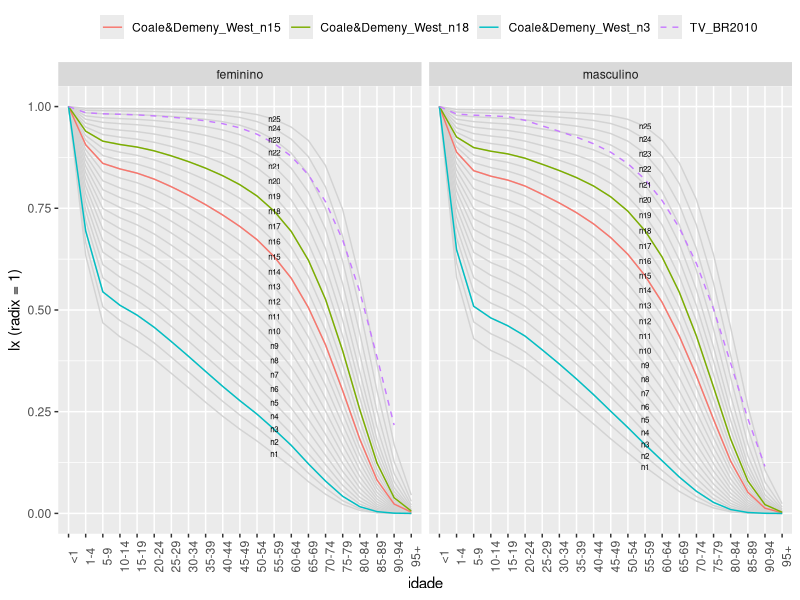

Generate this figure with R:

library(tibble)   # tribble
library(dplyr)    # mutate, transmute, ...
library(tidyr)    # pivot_longer, pivot_wider
library(ggplot2)  # ggplot, geom_line, facet_wrap, ...


## Coale & Demeny West Female Table
lx_west_female <- tribble(
    ~idade, ~n1, ~n2, ~n3, ~n4, ~n5, ~n6, ~n7, ~n8, ~n9, ~n10, ~n11, ~n12, ~n13, ~n14, ~n15, ~n16, ~n17, ~n18, ~n19, ~n20, ~n21, ~n22, ~n23, ~n24, ~n25,
    "0",1,1,1,1,1,1,1,1,1,1,1,1,1,1,1,1,1,1,1,1,1,1,1,1,1,
    "1",0.63444576156,0.66600679776,0.69443807444,0.72026293424,0.74388301408,0.76561315612,0.78570859648,0.80437156132,0.82177757072,0.8380620052,0.8533516382,0.86774307816,0.88120656228,0.893955513242331,0.906058303286453,0.917687051330823,0.928831391467264,0.939480775554604,0.949637305866833,0.959306371080035,0.968828720349441,0.977176716757063,0.984699447041673,0.990942506559241,0.995544922983919,
    "5",0.468360949406297,0.507761947219212,0.544562330219908,0.579062402438027,0.611511703633229,0.642119509240694,0.671068626393251,0.698508256218783,0.724580750831115,0.749393506870836,0.773060282711157,0.795663963517496,0.817475640696605,0.840117139846358,0.860356510155994,0.87953167740773,0.897706326068912,0.91494383554056,0.931322525386227,0.94691550949291,0.961260847454524,0.972590233732232,0.982295013245734,0.989915266002132,0.99522123327378,
    "10",0.434086134078148,0.473962652070875,0.511558519121757,0.54710203554957,0.580787765418741,0.61278233819249,0.643235333795346,0.672269234039261,0.700005784353532,0.726534797048125,0.751957065342626,0.776343749849522,0.799932640276806,0.824559553264191,0.846723366919306,0.867773193525725,0.887768055256039,0.906769502940974,0.924858042426656,0.942110442041313,0.957973845724345,0.97042089133412,0.981028559177848,0.989293197017307,0.994984763660996,
    "15",0.409245662187984,0.449294949615965,0.487320791157807,0.523498755572251,0.557982333716348,0.590905692278219,0.622392639995791,0.652544612426717,0.68146677628026,0.709234663800244,0.735938233765364,0.761638824760697,0.786561232863871,0.812771851844969,0.836334062697354,0.858765221923826,0.880118307845757,0.900450859993073,0.919842444556781,0.938370188549651,0.955340740855171,0.968657905764612,0.979980764141136,0.988766624555165,0.994778407143956,
    "20",0.378961474706503,0.418994567800666,0.45733583991673,0.494097841058544,0.529384207474199,0.563289131265679,0.595904223066087,0.627304323956827,0.657573302220601,0.68676823565288,0.714964768015698,0.742211253951551,0.768699124662184,0.796313343245938,0.821683871062759,0.845913346780291,0.8690429279277,0.891121233711108,0.912223427445547,0.932424612990159,0.951111776947723,0.965787477701379,0.978226260782616,0.987852277532744,0.994402183589486,
    "25",0.344135923214708,0.383861815067095,0.422303484230657,0.45950293441709,0.495506882548276,0.530363055489393,0.564124976166006,0.596835583055085,0.628552716915639,0.659310715046272,0.689167174425977,0.718154031191198,0.746422158974467,0.775384087658935,0.802908877369353,0.829302608956631,0.854588298734276,0.878799903152896,0.902003641343222,0.924269014902087,0.945081250194616,0.961767921456091,0.975723347597056,0.986516675081742,0.993835102562505,
    "30",0.308820314586812,0.347897377461508,0.386134604999317,0.423505627530952,0.460000587831435,0.495619978077574,0.530377766560929,0.564283184549991,0.597365987022796,0.629635700703595,0.66112975718595,0.691861641271477,0.721938270203203,0.752251057949137,0.781972672641169,0.810613636082994,0.838173593081518,0.864666142653801,0.890142935697933,0.914662568308811,0.937815347883545,0.956801020182839,0.97255252875734,0.984770066450748,0.993061604946507,
    "35",0.273118349204317,0.311166729375326,0.348855290359527,0.386093581586091,0.422817074158091,0.458979378861638,0.494554225331794,0.529515867398928,0.563864243272714,0.597582190585357,0.630684924785201,0.66316543838926,0.695083075991721,0.726928974936353,0.758829259793238,0.789753865218342,0.819674599821252,0.848579021108488,0.876497898935813,0.903472407278667,0.929204633445044,0.950626344813428,0.968488398045549,0.982442317167479,0.99197595252982,
    "40",0.23873768430172,0.275347771662087,0.312082571051808,0.348798107684709,0.385382257716483,0.421746374447363,0.457826764287047,0.49356435176013,0.528929865259798,0.56387959094507,0.598406023967439,0.63248100188285,0.666115303316848,0.699487863185733,0.733364151229663,0.766437207932855,0.79864874183004,0.829955621461084,0.86036120785074,0.889881611788212,0.91833300075333,0.942416130651165,0.962808272651399,0.978973349187383,0.990213327591018,
    "45",0.206898367553849,0.241681144211586,0.277043814429416,0.312803942379229,0.348813021179811,0.384948485557851,0.421115308847987,0.457225639265493,0.493224080561606,0.529042744648061,0.564652736746148,0.600005771455395,0.635066022632021,0.669754656730418,0.705214521367833,0.740109806823563,0.774354813984145,0.807875238090143,0.840643416678674,0.872644482076531,0.903749180156887,0.930790130854913,0.954217795537249,0.973261666725348,0.98696205641873,
    "50",0.177770996510456,0.210341507315842,0.243890700586796,0.278214514338105,0.313141384071544,0.348525394193647,0.384248467414194,0.420200656888251,0.456305456287318,0.492475049478626,0.528662070882458,0.564800699421814,0.600812958091367,0.636330976354249,0.672821353605008,0.709037261107005,0.744873399198402,0.780229171365405,0.815047220056304,0.849280052368999,0.882900402167471,0.913176840689445,0.940213777224647,0.963026109572747,0.980350199393539,
    "55",0.145975043824641,0.175597794065015,0.206611289809793,0.238803174432789,0.271988652084164,0.306005575797136,0.340717723594908,0.375996478364183,0.411746114894773,0.447860115537642,0.484272763094892,0.520900539482847,0.557620202526002,0.593763261008133,0.631023399750598,0.668381481798174,0.705717734130169,0.742907629778405,0.779863492504806,0.816501818314151,0.852841185264296,0.887031460062942,0.918658114070802,0.94652757919741,0.969027383852893,
    "60",0.113587240847696,0.139474691526992,0.167115462050598,0.196310673042483,0.226880013498381,0.258659445759381,0.291505971983532,0.325281570858169,0.359878208864438,0.395176520523367,0.431096343848949,0.467539863537481,0.504341343470107,0.540460437680075,0.577881250107058,0.615843086241726,0.654222921982949,0.69288112876393,0.731705118993279,0.770577504149827,0.809678170107436,0.848286064143164,0.885439140209521,0.919810322913534,0.949465461722011,
    "65",0.0779668950959475,0.0988258749827405,0.12174584968427,0.146573318108746,0.173158970655644,0.201358729337912,0.231040406471372,0.262071083022774,0.294341380780409,0.327728393380067,0.362143844319699,0.397481052730832,0.433533956255605,0.46887908988147,0.505673856516076,0.543573356564644,0.582467935616266,0.622216300648943,0.662689813103978,0.703741451001962,0.74563032966533,0.789501509490886,0.833660413827783,0.876755062950665,0.916581243789729,
    "70",0.0470506405024493,0.0621432517146755,0.0793354728864652,0.0985541082048905,0.119714608848269,0.142724633079919,0.167491837732357,0.193915303120532,0.221907635876793,0.251364471883368,0.28220749423423,0.31433858329484,0.347537675221419,0.379938063336694,0.414035279775541,0.449774188635426,0.487089531811575,0.525871178337013,0.566004929397969,0.607342239915421,0.65036872074313,0.698515749989326,0.749394690938427,0.802133932227154,0.854766800392218,
    "75",0.0221684053920912,0.0311600485903683,0.0419434151900285,0.0545444216618808,0.0689669394783251,0.085196697075546,0.103208321838719,0.122960553756289,0.144413915925688,0.167508843647385,0.192199878367497,0.218420674225088,0.245975858796118,0.272783223743456,0.301388590232902,0.332015306618591,0.364673812087322,0.399323627648676,0.435905508980451,0.474312267363316,0.51523427307362,0.564633277869275,0.619660840950161,0.680618097187722,0.746673474236998,
    "80",0.00732598920807079,0.0113047397594389,0.016438314755029,0.0228196054992297,0.0305220105617721,0.0396008683283948,0.050097271003426,0.0620354335935317,0.0754335803696726,0.0902909642659026,0.106609880769587,0.12437368250882,0.143456202172261,0.162104880208973,0.182247286163336,0.204352879720415,0.228511978988516,0.254772938616741,0.283161455778392,0.313654599795329,0.347020258280922,0.390614533517729,0.442011019525173,0.503149650087724,0.575435365019613,
    "85",0.00162413505038006,0.00275829925064598,0.00435877066841908,0.00650982345628856,0.00929140295188504,0.0127776645122825,0.0170368961120424,0.0221292507905158,0.0281104206175014,0.0350253131178657,0.0429175418473304,0.0518188870376692,0.0616938183986113,0.071484665225327,0.0822723261812461,0.0944940839261368,0.108285301543103,0.123762286434681,0.141029461271215,0.160159820500975,0.181831875372298,0.212616671316956,0.251426061315928,0.301515201578838,0.366799330071358,
    "90",0.000172882557401547,0.000333276067243316,0.000588389716506946,0.000969353142553717,0.0015103869730245,0.00224800809512885,0.00322045564317527,0.0044665959231094,0.00602623996365393,0.00793800470162446,0.0102413463953965,0.012973195163718,0.0161469124627983,0.0193811485709826,0.0230552307501405,0.0273949809765546,0.0325028710227069,0.0384829894463554,0.0454424560341903,0.0534819049278467,0.0630135347656203,0.077843429493963,0.098131129138154,0.127004157492453,0.169262465207974,
    "95",0.00000618126399727685,0.0000140502352039618,0.0000286837177554284,0.0000537898376991005,0.0000941706509476873,0.000155780731401453,0.000245767234235537,0.000372425566885522,0.00054525928942431,0.000774753066329158,0.00107258638597441,0.00145118906573501,0.00192015825558574,0.00241987706002726,0.00301343821412668,0.00375364318455215,0.00467428852118326,0.00581396068844411,0.00721667148136136,0.00893016716564189,0.0110863612413817,0.0148024489177717,0.0204368437440494,0.0294998055279815,0.0448479166843185
)

## Coale & Demeny West Male Table
lx_west_male <- tribble(
    ~idade, ~n1, ~n2, ~n3, ~n4, ~n5, ~n6, ~n7, ~n8, ~n9, ~n10, ~n11, ~n12, ~n13, ~n14, ~n15, ~n16, ~n17, ~n18, ~n19, ~n20, ~n21, ~n22, ~n23, ~n24, ~n25,
    "0",1,1,1,1,1,1,1,1,1,1,1,1,1,1,1,1,1,1,1,1,1,1,1,1,1,
    "1",0.58049766038,0.6161452092,0.64826294576,0.67743500634,0.70411607322,0.72865975498,0.75135921514,0.77243970366,0.79209799062,0.81049728764,0.82776256762,0.8440215917,0.859845453367668,0.874883458468235,0.888055778716697,0.900852983627191,0.913237547670869,0.925186968263735,0.936671333005335,0.947683268619837,0.958680750416065,0.9690200418034,0.97839381250045,0.986529910721376,0.992893667171821,
    "5",0.429571292685077,0.470624990071738,0.509067670734534,0.545179123594612,0.579202655761036,0.61134057985521,0.641780120879294,0.670665248839711,0.698136688628905,0.72431658482177,0.749294308986372,0.773180446408687,0.79846268529548,0.821966448627214,0.842369586581117,0.862051884557836,0.881000444579342,0.899228502813804,0.916737187792765,0.93355742637061,0.949387020594024,0.963033176734909,0.975001916632832,0.984926638952758,0.992314914734876,
    "10",0.400538273474059,0.44161734995643,0.480419409366141,0.517153049282893,0.552006775756775,0.585139969780263,0.616706368065491,0.646822618872768,0.675608007007558,0.703167360442375,0.729574923986421,0.754930582233556,0.781926651218862,0.807029453186083,0.828905999059428,0.850083014737147,0.870536735676534,0.890272004685602,0.909281253582517,0.927590105634545,0.944824528036515,0.959710383233357,0.972802502628941,0.983653991905198,0.991711747170695,
    "15",0.381119930695723,0.422077669781735,0.460995969898029,0.49803671337573,0.533351773546335,0.567071365204334,0.59932607593191,0.630213440984409,0.659837479058001,0.688290517606341,0.715635808025789,0.74196521602135,0.770199598361517,0.796328241317667,0.81916929960461,0.841341758605927,0.862813423451031,0.883581954867979,0.903632083058174,0.922983891751058,0.941183430317313,0.956987361249115,0.970938745416583,0.982527870407977,0.991146182784926,
    "20",0.356291587652807,0.396906455340772,0.4357920829474,0.473053116000841,0.508795920285922,0.543114058015967,0.576108634665268,0.607852663334624,0.638430301590797,0.667917454597706,0.696362892846957,0.723847642157769,0.753233104610792,0.780604822825689,0.804641797345199,0.828071826439553,0.850850149998992,0.872962769399412,0.894381576789789,0.915116376665149,0.934712245451122,0.951948630949428,0.96730828721478,0.98018251052991,0.989857277890968,
    "25",0.323386988032438,0.36335264810705,0.402019306812614,0.439417936335889,0.47559531304222,0.510596295780978,0.544482221838719,0.577292668215833,0.60908432343646,0.639910124915603,0.669798448840577,0.698814747089994,0.729694514864653,0.758713697135088,0.784398503511145,0.809566699656655,0.834156138865844,0.858136645662659,0.881462260511741,0.904128460283924,0.92571218597349,0.944961152645446,0.962295201091559,0.976964139357663,0.988104826790113,
    "30",0.289871097593737,0.328919209063225,0.367135960051928,0.404480663490305,0.440940614263513,0.476510981790837,0.51121165340705,0.545046789406796,0.578043419160589,0.610229297619023,0.641610187961581,0.672233875243744,0.7047009328505,0.735488997801149,0.762980318329111,0.790054854208692,0.816632044086531,0.84266483091742,0.86808868117279,0.892884430038556,0.916593718968172,0.937982063216707,0.95738283112269,0.973891293243834,0.986491135076871,
    "35",0.25516465099642,0.292922710195337,0.330361445176884,0.367372155841723,0.403883775987519,0.43984138474979,0.475221975349584,0.509992357911547,0.544147565064482,0.577687702078301,0.61059338564783,0.642892248870261,0.677035526412815,0.709752508114733,0.739190855742855,0.768340012236909,0.797099392776228,0.825403228779513,0.853166066732825,0.880351889685412,0.906372653381546,0.930156088619591,0.951876596274909,0.970452379299924,0.984691111245811,
    "40",0.219613969784273,0.255584376306881,0.291779869509237,0.328032691097482,0.364218603211339,0.400235330090509,0.436017848927025,0.471495510438108,0.506630298902514,0.541393137135844,0.575737703553084,0.609669357488705,0.645471834658983,0.680063466075584,0.711501994449913,0.742828126170152,0.773919547297263,0.80468896331426,0.835025969116088,0.864873236832061,0.893528417179131,0.920146225588005,0.944679687607707,0.965833653606208,0.982186190038691,
    "45",0.183159466220904,0.21669433904766,0.251018627336157,0.285920187731785,0.321231361571296,0.356808892980276,0.392549401396972,0.428346911533906,0.464130938894101,0.499842912275907,0.535408762223699,0.570809985921382,0.60816958806755,0.644541688377723,0.677850560413295,0.711303480293655,0.744757594657304,0.778102592737,0.811198983577237,0.843962056121138,0.875448130527047,0.905510305084794,0.933644650131624,0.958307160908167,0.977760708356498,
    "50",0.148722834858222,0.179178110796341,0.210926225809576,0.24373611575768,0.277416319754254,0.311797863951567,0.346750427653852,0.382141831673347,0.417875662807343,0.453868722596918,0.490023181735641,0.526298749334797,0.56469775386559,0.602150360143969,0.636761264299122,0.671845385522861,0.707248186123106,0.742841635206049,0.77845930604549,0.813987394146804,0.84832694440912,0.882345223331841,0.914959770480875,0.944407731835787,0.968587963005674,
    "55",0.114352855977851,0.140884626233076,0.169151174852423,0.198930210131491,0.230028452685193,0.262268798630735,0.295507451973863,0.32959705892556,0.364423355579641,0.399884669211653,0.435864536731125,0.472303689339182,0.511210979816249,0.54896783954614,0.584238765678483,0.620385322561001,0.657254496710992,0.694710691331774,0.732567777665767,0.770685871718668,0.80777606757692,0.846254937284948,0.884316055812522,0.920070576510739,0.951081648129575,
    "60",0.0833910078477239,0.105356623804179,0.129326461898553,0.155118929429443,0.182567016066973,0.211510173655722,0.24181199195628,0.273328570811397,0.305943122207787,0.339548538842692,0.37402174181284,0.409293025272079,0.447295652795493,0.483981773017671,0.518660293176259,0.554626648579676,0.591749460183057,0.629904171942343,0.668903159153759,0.70859436140952,0.747792340212486,0.790449822689203,0.83423914413253,0.87740042226564,0.917419181979961,
    "65",0.0540445399587125,0.0706562207958936,0.0893591710488994,0.110043547803087,0.132597331470985,0.156902847798622,0.182854051982426,0.210331651753401,0.239234184587963,0.269464652205858,0.300907918238157,0.333494513026633,0.368958066828449,0.403067630212791,0.435773263932977,0.470181397064317,0.506204209300098,0.543749650527108,0.582650908397369,0.622762414180791,0.663117718230272,0.709424572508279,0.75897378025079,0.810441707970049,0.861598861650464,
    "70",0.0302450485065983,0.0413375623988108,0.0543263534696255,0.0691906988802787,0.0858943728309808,0.104385196972204,0.12460999309733,0.146497007093112,0.169981399122108,0.194996339354455,0.221454767426731,0.249303655181849,0.279977971228925,0.309413585394995,0.338102287363646,0.368779881075305,0.401423757338923,0.435999049430036,0.472390802266279,0.510489934495139,0.549713709582074,0.597258534059226,0.650464247201439,0.708899947180792,0.77130579060264,
    "75",0.0133726867705975,0.0194478507225404,0.0269447787049672,0.0359207139888206,0.0464131668141788,0.0584400586220278,0.0720100391492714,0.0871115817597752,0.103730760711036,0.121846347105582,0.141416798708525,0.162420764845814,0.185855829925799,0.208400747849447,0.230800790380465,0.255215444803322,0.281696180010212,0.310280384770286,0.340931723747839,0.373607598575634,0.408146922148746,0.452629658648051,0.504825417236125,0.565678979448192,0.635710733021052,
    "80",0.00389651834603932,0.00627203187831555,0.00944547332445906,0.0135069567984807,0.0185336326738208,0.0245886058940673,0.031725433557097,0.0399821589008003,0.0493905053283778,0.0599736277844476,0.071738267339345,0.0846990747564823,0.0994480593946704,0.113704713030776,0.128211334684739,0.144397982406148,0.162371603783948,0.182230736142426,0.204020665883529,0.227776330368253,0.253653140699957,0.2892388239996,0.333277381602408,0.388093165071281,0.456430336570456,
    "85",0.000773212824231666,0.00137092498112124,0.00224528791551261,0.00345649674584748,0.00506394429271255,0.00712448032502394,0.00969276083429575,0.0128181772537318,0.0165473611455608,0.0209229094818142,0.0259794538092733,0.0317536114838052,0.0385218448864716,0.0451581364872569,0.0521171909263707,0.0601166455255642,0.0692707244726678,0.0796958189489616,0.0914848878191209,0.10472694051097,0.119696582046786,0.141789402346656,0.170922577127521,0.210089879264835,0.26368242068571,
    "90",0.0000723590154315557,0.000145553213773118,0.0002662088332661,0.000451867066748717,0.000722398867834514,0.00109951876319344,0.00160659699460842,0.00226777833360432,0.00310816025836259,0.00415327313381213,0.00542778759247294,0.00695770192205581,0.00883026231938016,0.0107156550277211,0.012772559503725,0.015231198667003,0.0181587751280966,0.0216294700818169,0.0257156796008546,0.0304935705396065,0.0361549312090591,0.0452034028738185,0.0581098441437849,0.0771803770157088,0.106414309087131,
    "95",0.00000225190664918348,0.00000532741631967915,0.0000112410957271001,0.0000216733852024214,0.0000388554719470384,0.0000656097875458697,0.000105394523316254,0.000162278566125876,0.000240980225355301,0.000346841640623338,0.000485693117853551,0.000664077561941559,0.00089610642257287,0.00113992333074812,0.00141999689793955,0.00177226940549012,0.00221414663118222,0.00276645238040612,0.0034523588548578,0.00429844327459112,0.00536285782437546,0.00722875702742187,0.0101680096500026,0.0150620375698094,0.0237291642809883
)

## Tábua de vida masculina do Brasil em 2010
tvbr2010_male <- tribble(
    ~idade, ~populacao, ~obitos, ~mxn, ~x, ~qxn, ~lx, ~dxn, ~Lxn, ~Tx, ~ex,
    "Menos de 1 ano",1378532,25588.2667163595,0.0185619678878398,0,0.01826,100000,1826,98348,7020533,70.21,
    "1 a 4 anos",5638455,4108.84139745182,0.000728717600380215,1,0.00291,98174,286,392012,6922185,70.51,
    "5 a 9 anos",7624144,2569.61227102366,0.000337036167079695,5,0.00168,97889,165,489032,6530174,66.71,
    "10 a 14 anos",8725413,3729.78012260246,0.0004274617284709,10,0.00214,97724,209,488098,6041142,61.82,
    "15 a 19 anos",8558868,15965.1709974369,0.0018653367475041,15,0.00928,97515,905,485314,5553044,56.95,
    "20 a 24 anos",8630229,24378.7493400855,0.0028248090914025,20,0.01403,96610,1355,479663,5067730,52.46,
    "25 a 29 anos",8460995,24047.2189213004,0.00284212659637553,25,0.01411,95255,1344,472915,4588067,48.17,
    "30 a 34 anos",7717658,23575.2546724307,0.00305471616809539,30,0.01516,93911,1423,465996,4115152,43.82,
    "35 a 39 anos",6766664,24179.647446127,0.00357334832143682,35,0.01771,92488,1638,458343,3649155,39.46,
    "40 a 44 anos",6320568,29259.9254379974,0.00462931898493892,40,0.02288,90850,2079,449052,3190812,35.12,
    "45 a 49 anos",5692014,36575.2892105618,0.00642572017752623,45,0.03162,88771,2807,436837,2741761,30.89,
    "50 a 54 anos",4834995,44698.8345359139,0.009244856413691,50,0.04518,85964,3884,420110,2304923,26.81,
    "55 a 59 anos",3902344,50957.5401326354,0.0130581876258565,55,0.06323,82080,5190,397426,1884814,22.96,
    "60 a 64 anos",3041035,55298.8354940522,0.0181842154049697,60,0.08697,76890,6687,367735,1487387,19.34,
    "65 a 69 anos",2224065,59400.3028312914,0.0267079886744728,65,0.12518,70203,8788,329047,1119653,15.95,
    "70 a 74 anos",1667372,67055.8308106221,0.0402164788725144,70,0.18271,61415,11221,279023,790606,12.87,
    "75 a 79 anos",1090517,66656.020859603,0.0611233211949955,75,0.26511,50194,13307,217703,511583,10.19,
    "80 a 84 anos",668623,60517.3834477199,0.0905104721909356,80,0.36905,36887,13613,150403,293880,7.97,
    "85 a 89 anos",310759,41957.8262396213,0.135017252081585,85,0.50472,23274,11747,87003,143477,6.16,
    "90 anos e mais",153740,31380.9199866573,0.204116820519431,90,1,11527,11527,56473,56473,4.9
    )


## Tábua de vida feminina do Brasil em 2010
tvbr2010_female <- tribble(
    ~idade, ~populacao, ~obitos, ~mxn, ~x, ~qxn, ~lx, ~dxn, ~Lxn, ~Tx, ~ex,
    "Menos de 1 ano",1334712,20527.2863359099,0.0153795622845302,0,0.01517,100000,1517,98628,7738217,77.38,
    "1 a 4 anos",5444459,3467.17123487435,0.000636825667136873,1,0.00254,98483,250,393306,7639589,77.57,
    "5 a 9 anos",7345231,1923.65542679923,0.000261891753547196,5,0.00131,98233,129,490842,7246283,73.77,
    "10 a 14 anos",8441348,2444.12197214965,0.000289541667059533,10,0.00145,98104,142,490166,6755441,68.86,
    "15 a 19 anos",8432004,4389.44282621798,0.000520569348190297,15,0.0026,97962,255,489174,6265275,63.96,
    "20 a 24 anos",8614963,5489.0032488777,0.000637147628942539,20,0.00318,97708,311,487761,5776100,59.12,
    "25 a 29 anos",8643419,6856.87407389215,0.000793305759432945,25,0.00396,97397,386,486020,5288339,54.3,
    "30 a 34 anos",8026854,8600.02499146661,0.00107140667956171,30,0.00534,97011,518,483760,4802319,49.5,
    "35 a 39 anos",7121915,10361.8285891158,0.00145492168737141,35,0.00725,96493,699,480716,4318559,44.76,
    "40 a 44 anos",6688796,14424.2520316327,0.00215647958640579,40,0.01072,95794,1027,476399,3837843,40.06,
    "45 a 49 anos",6141338,20408.7777823603,0.00332318100426328,45,0.01648,94766,1562,469927,3361444,35.47,
    "50 a 54 anos",5305407,25911.6663993569,0.00488401104747607,50,0.02413,93205,2249,460401,2891517,31.02,
    "55 a 59 anos",4373877,31287.295322306,0.00715321791680607,55,0.03514,90956,3196,446790,2431116,26.73,
    "60 a 64 anos",3468085,36899.5716470333,0.0106397541141677,60,0.05182,87760,4548,427430,1984327,22.61,
    "65 a 69 anos",2616745,43312.8555243609,0.0165521881285188,65,0.07947,83212,6613,399528,1556896,18.71,
    "70 a 74 anos",2074264,54391.7872669226,0.0262222105127036,70,0.12304,76599,9425,359433,1157368,15.11,
    "75 a 79 anos",1472930,61601.3885018449,0.041822346277043,75,0.18932,67174,12717,304077,797935,11.88,
    "80 a 84 anos",998349,68628.9907929398,0.0687424846350723,80,0.29331,54457,15972,232353,493858,9.07,
    "85 a 89 anos",508724,56774.5452130446,0.111601861152697,85,0.43628,38484,16790,150446,261506,6.8,
    "90 anos e mais",295389,57700.8267792555,0.195338441103953,90,1,21694,21694,111060,111060,5.12
)


## escolha de três níveis de mortalidade aleatoriamente
set.seed(009681)
ns <- paste0( 'n', sort(sample(x = 1:25, size = 3)) ) 

dat <- bind_rows(
    ## Níveis de Mortalidade Coale & Demeny Padrão Oeste
    bind_rows(
        lx_west_female %>% mutate( sexo = 'feminino' ),
        lx_west_male %>% mutate( sexo = 'masculino' )
    ) %>%
    mutate( idade = as.numeric(idade) ) %>%
    select( sexo, idade, n1:n25) %>%
    pivot_longer(
        cols = n1:n25
       ,names_to = 'ref'
       ,values_to = 'lx'
    )
    ## Tábuas de Vida Brasileiras (Censo 2010)
   ,bind_rows(
        tvbr2010_male %>%
        transmute(
            sexo = 'masculino',
            idade = c(0,1,seq(from = 5, to = 90, by = 5)),
            ref = 'TV_BR2010',
            lx = lx / 1e5
        ),
        tvbr2010_female %>%
        transmute(
            sexo = 'feminino',
            idade = c(0,1,seq(from = 5, to = 90, by = 5)),
            ref = 'TV_BR2010',
            lx = lx / 1e5
        )
    ) 
) %>%
    mutate(
        idade = factor(
            as.character(idade),
            levels = c(0,1,seq(from = 5, to = 95, by = 5)),
            labels = c('<1','1-4','5-9','10-14','15-19','20-24','25-29',
                       '30-34','35-39','40-44','45-49','50-54','55-59',
                       '60-64','65-69','70-74','75-79','80-84','85-89',
                       '90-94','95+'
                       )
        )
    )

plot1 <- dat %>% 
    filter( ref != 'TV_BR2010' ) %>%
    ggplot( aes( x = idade, y = lx, group = ref ) ) +
    geom_line( color = 'lightgrey'  ) +
    geom_line( aes( x = idade, y = lx, color = ref), data = dat %>% filter( ref %in% ns ) %>% mutate( ref = paste0('Coale&Demeny_West_',ref))) +
    geom_line( aes( x = idade, y = lx, group = ref, color = ref ), linetype = 'dashed', data = dat %>% filter( ref == 'TV_BR2010' ) ) +
    geom_text( aes( x = idade, y = lx, label = ref ), data = dat %>% filter( idade == '55-59', ref != 'TV_BR2010' ), size = 2 ) + 
    labs(
        x = 'idade',
        y = 'lx (radix = 1)',
        group = '',
        color = ''
    ) +
    theme(legend.position = "top", axis.text.x = element_text(angle = 90)) + 
    facet_wrap( ~sexo ) 

ggsave(filename = '../img/lab01_ex02.png', plot = plot1, width = 8, height = 5)

